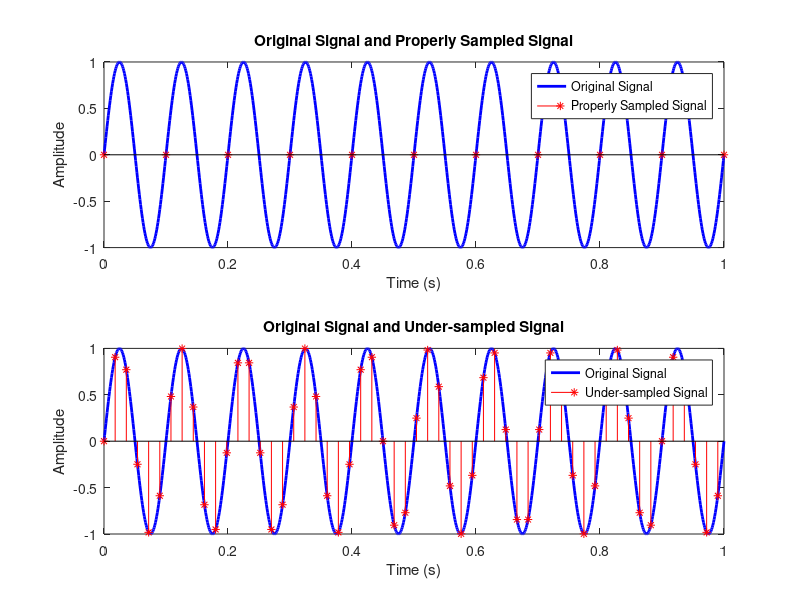

MATLAB code to generate this figure: (Note: this script raises an error after producing the figure.)
% Define the signal parameters
f = 10; % Frequency of the signal (Hz)
t = 0:0.001:1; % Time vector (seconds)

% Generate the continuous-time signal
x3 = sin(2*pi*f*t);

% Define the sampling rates
Fs_proper = 100; % Proper sampling rate (Hz)
Fs_undersampled = 18; % Under-sampled rate (Hz)

% Sample the signal at the proper rate
x3_sampled_proper = x3(1:Fs_proper:end);
t_sampled_proper = t(1:Fs_proper:end);

% Sample the signal at the under-sampled rate
x3_sampled_undersampled = x3(1:Fs_undersampled:end);
t_sampled_undersampled = t(1:Fs_undersampled:end);

% Plot the results
figure;
subplot(2,1,1);
plot(t, x3, 'b-', 'LineWidth', 2);
hold on;
stem(t_sampled_proper, x3_sampled_proper, 'r*');
title('Original Signal and Properly Sampled Signal');
xlabel('Time (s)');
ylabel('Amplitude');
legend('Original Signal', 'Properly Sampled Signal');

subplot(2,1,2);
plot(t, x3, 'b-', 'LineWidth', 2);
hold on;
stem(t_sampled_undersampled, x3_sampled_undersampled, 'r*');
title('Original Signal and Under-sampled Signal');
xlabel('Time (s)');
ylabel('Amplitude');
legend('Original Signal', 'Under-sampled Signal');

% Adjust the spacing between subplots
sgtitle('Effect of Sampling Rate on Signal Reconstruction');